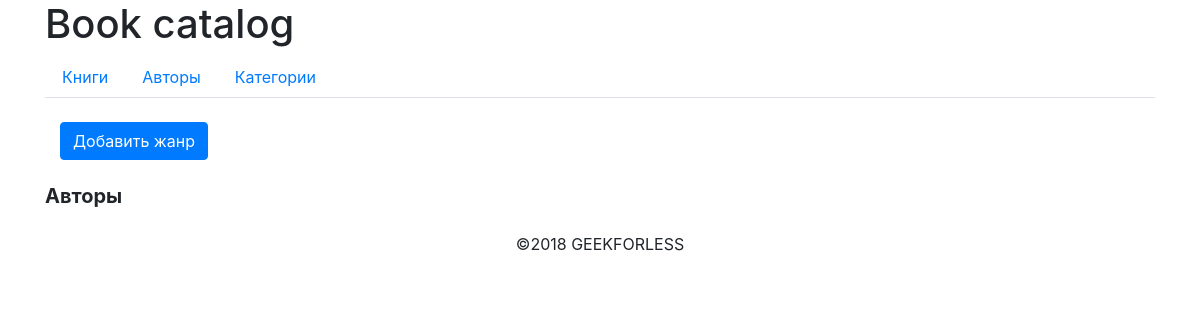
Page /src/web/admin/genre.php on the earlier database version.
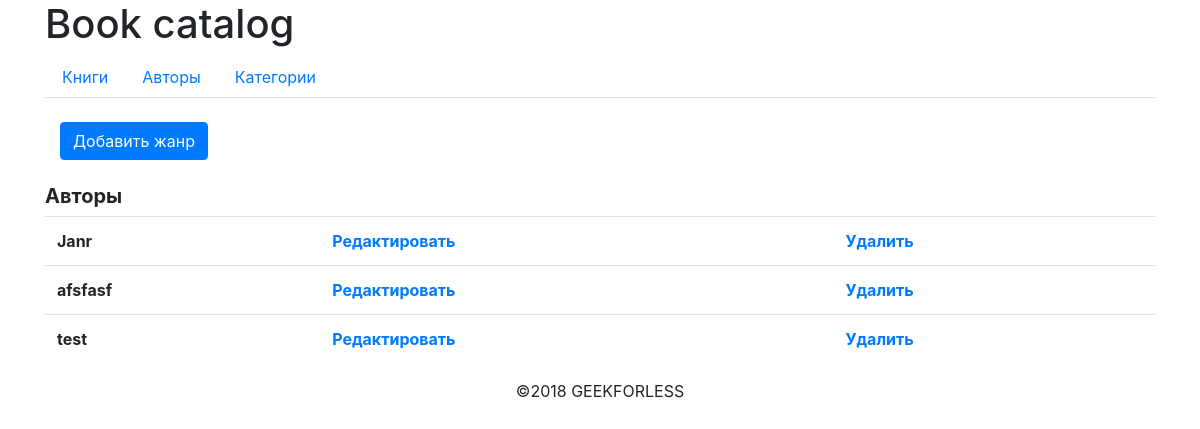
Same page on the later database version.
### tables this page shows
CREATE TABLE `categories` (
  `id` int(11) NOT NULL AUTO_INCREMENT,
  `name` varchar(255) NOT NULL,
  PRIMARY KEY (`id`),
  UNIQUE KEY `name` (`name`)
);

### src/app/config.php (called while the page is built, shortened)
<?php
function route_admin($page, $action = null, $id = null)
{
    $url = "/admin/{$page}.php";
    if ($action) {
        $params = ['action' => htmlspecialchars($action)];
        if ($id || isset($_GET['id'])) {
            $params['id'] = (int) ($id ? $id : $_GET['id']);
        }
        $url.= '?' . http_build_query($params);
    }
    return $url;
}
function safe_out($entity, $key)
{
    return isset($entity[$key]) ? htmlspecialchars($entity[$key]) : '';
}

### src/app/Core/Db.php (called while the page is built, shortened)
<?php
class Db
{
    public static $conn = null;
    public static function getConnection()
    {
        if (!self::$conn) {
            $link = mysqli_connect(MYSQL_SERVER, MYSQL_USER, MYSQL_PASSWORD, MYSQL_DB);
            self::$conn = $link;
        }
        return self::$conn;
    }
}

### src/app/Core/Query.php (called while the page is built, shortened)
<?php
class Query
{
    protected $conn;
    public function __construct()
    {
        $this->conn = DB::getConnection();
    }
    public function all($query, array $attributes = [])
    {
        $result = $this->execute($query, $attributes);
        $items = [];
        while ($row = mysqli_fetch_assoc($result)) {
            $items[] = $row;
        }
        return $items;
    }
    public function execute($query, array $attributes = [])
    {
        $result = mysqli_query($this->conn, $query);
        return $result;
    }
}

### src/app/Models/GenreModel.php (called while the page is built, shortened)
<?php
class GenreModel
{
    public function getAll()
    {
        return (new Query)->all('SELECT * FROM categories ORDER BY id DESC');
    }
}

### src/app/views/admin/genre_list.php (the view, shortened to what this page needs)
<div>
    <div class="container">
        <a href="<?= route_admin('genre', 'add') ?>" class=" btn btn-primary">Добавить жанр</a>
    </div>
    <br>
    <h5><b>Авторы</b></h5>
    <table class="admin-table table">
        <?php foreach ($genres as $a): ?>
            <tr>
                <th><?= safe_out($a, 'name') ?></th>
                <th>
                    <a href="<?= route_admin('genre', 'edit', $a['id']) ?>">Редактировать</a>
                </th>
                <th>
                    <a href="<?= route_admin('genre', 'delete', $a['id']) ?>">Удалить</a>
                </th>
            </tr>
        <?php endforeach ?>
    </table>
</div>

Differences in the rows shown:
added categories: name "Janr"
added categories: name "afsfasf"
added categories: name "test"
